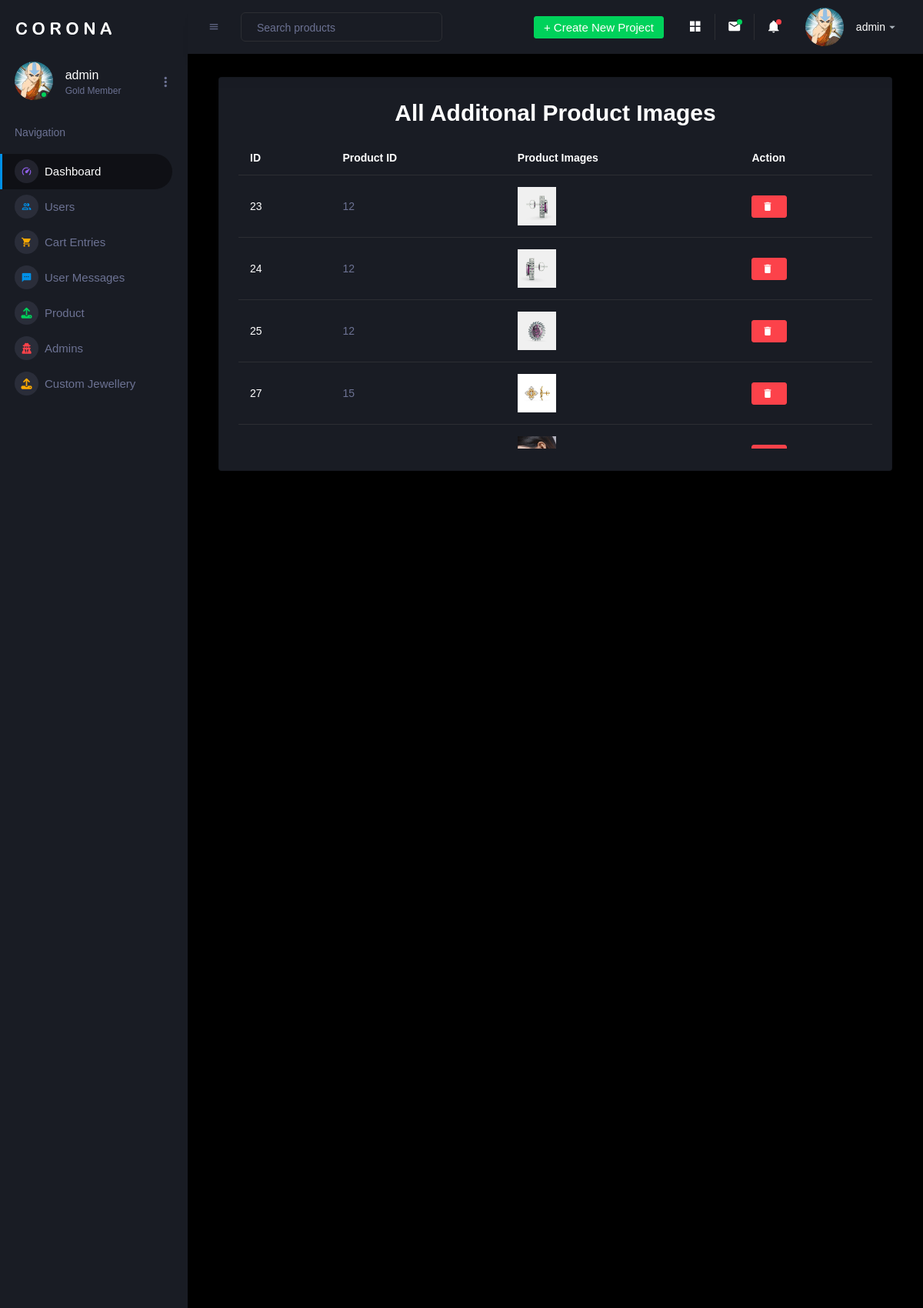
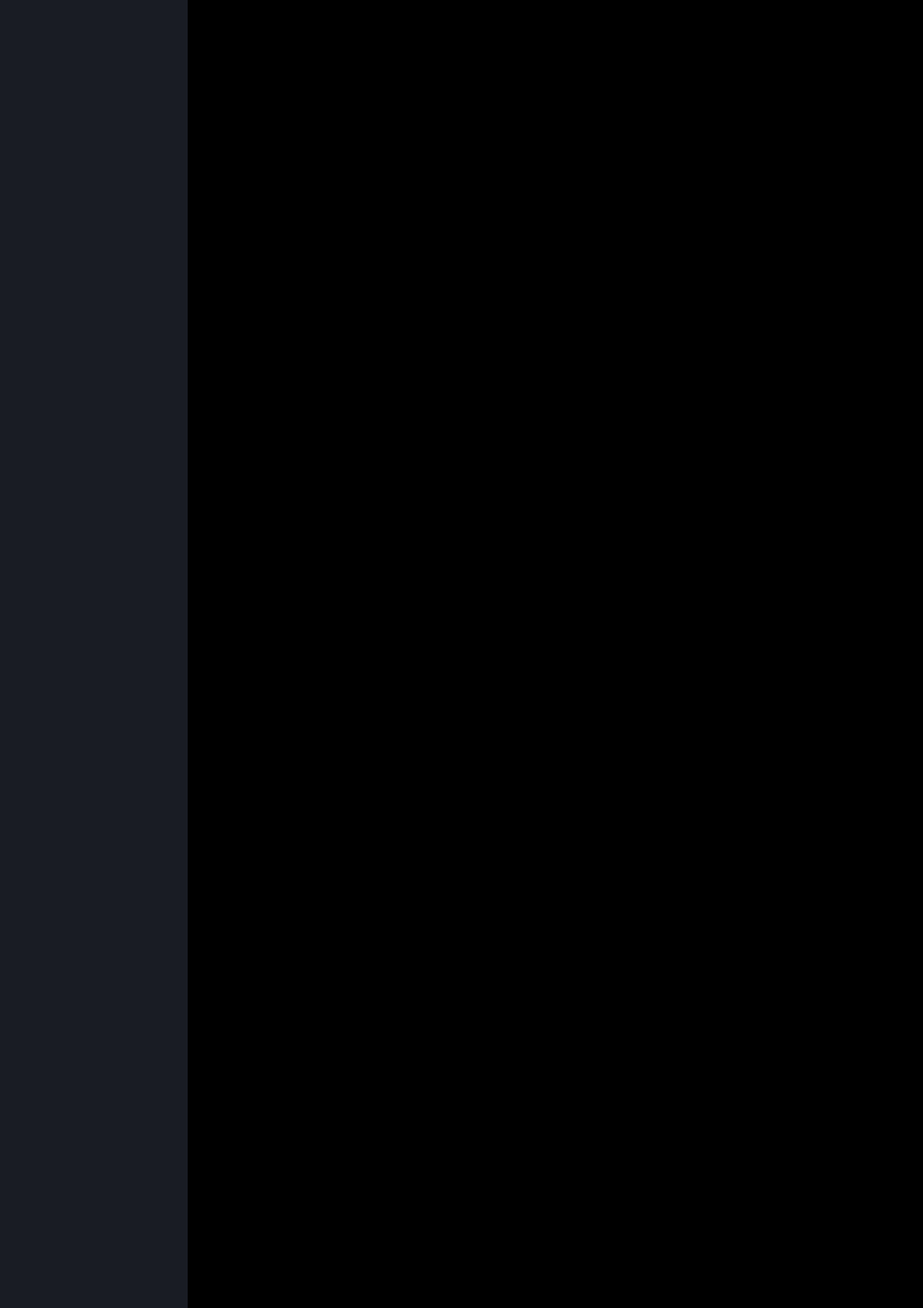
/admin/additional_product_images.php (signed in, upper part), run on the app's committed database (2 pictures, top to bottom).
### tables this page shows
CREATE TABLE `additional_images` (
  `id` int(255) NOT NULL,
  `product_id` int(255) NOT NULL,
  `product_image` varchar(500) NOT NULL
);

### admin/additional_product_images.php (the view, shortened to what this page needs)
   <?php
if(isset($_SESSION['admin_id'])){
  ?>
   <?php include("header.php"); ?>
   <?php include("sideBar.php"); ?>
   <?php include("navbar.php"); ?>
<div class="col-lg-12 grid-margin stretch-card">
  <div class="card">
    <div class="card-body">
      <h3 class="card-title text-center font-weight-bold h2">
        All Additonal Product Images
      </h3>
      <div class="table-responsive" style="max-height: 400px; overflow-y: auto">
        <table class="table table-muted">
          <thead>
            <tr>
              <th class="text-white font-weight-bold">ID</th>
              <th class="text-white font-weight-bold">Product ID</th>
              <th class="text-white font-weight-bold">Product Images</th>
              <th class="text-white font-weight-bold">Action</th>
            </tr>
          </thead>
          <tbody>
    <?php
    include('../includes/connection.php');
    $query='select * from additional_images ';
    $sql=mysqli_query($conn,$query);
    $total=mysqli_num_rows($sql);
    if($total>0){
      while($data=mysqli_fetch_assoc($sql)){
?>
  <tr>
              <td class="text-white"><?php echo $data['id']; ?></td>
              <td><?php echo $data['product_id']; ?></td>
              <td><img src="<?php echo $data['product_image']; ?>" alt="" style=" width:50px; height:50px; border-radius:0px;"></td>
              <td><a href="delete_image.php ?id=<?php echo $data['id']?>" class="btn btn-danger"><i class="mdi mdi-delete"></i></a></td>
            </tr>
            <?php
          }
          } ?>
          </tbody>
        </table>
      </div>
    </div>
  </div>
</div>
   <?php include("footer.php"); ?>
         <?php
}else{
  header('location:login.php');
}
?>

### admin/sideBar.php (shortened to what this page needs)
                  <?php
                  if(isset($_SESSION['admin_id'])){
                    $user_id=$_SESSION['admin_id'];
                    $user_name=$_SESSION['admin_name'];
                    include('../includes/connection.php');
                    $query="SELECT * FROM admin WHERE user_id='$user_id'";
                    $sql=mysqli_query($conn,$query);
                    $data=mysqli_fetch_assoc($sql);
                  }
                  ?>
      <nav class="sidebar sidebar-offcanvas" id="sidebar">
        <div class="sidebar-brand-wrapper d-none d-lg-flex align-items-center justify-content-center fixed-top">
          <a class="sidebar-brand brand-logo" href="https://www.bootstrapdash.com/demo/corona-free/jquery/template/index.html"><img src="./Corona Admin_files/logo.svg" alt="logo"></a>
        </div>
        <ul class="nav">
          <li class="nav-item profile">
            <div class="profile-desc">
              <div class="profile-pic">
                <div class="count-indicator">
                                <div class="rounded-circle"
     style="
         width: 50px;
         height: 50px;
         background-image: url('<?php echo $data['user_image']; ?>');
         background-size: cover;
         background-position: center;
         background-repeat: no-repeat;
         display: inline-block;
     ">
</div>
                  <span class="count bg-success" style="margin-top:12px;"></span>
                </div>
                <div class="profile-name">
                  <h5 class="mb-0 font-weight-normal"><?php echo $user_name?></h5>
                  <span>Gold Member</span>
                </div>
              </div>
              <a href="https://www.bootstrapdash.com/demo/corona-free/jquery/template/index.html#" id="profile-dropdown" data-toggle="dropdown"><i class="mdi mdi-dots-vertical"></i></a>
            </div>
          </li>
          <li class="nav-item nav-category">
            <span class="nav-link">Navigation</span>
          </li>
          <li class="nav-item menu-items active">
            <a class="nav-link" href="index.php">
              <span class="menu-icon">
                <i class="mdi mdi-speedometer"></i>
              </span>
              <span class="menu-title">Dashboard</span>
            </a>
          </li>
          <li class="nav-item menu-items">
            <a class="nav-link" href="user.php">
              <span class="menu-icon">
                <i class="mdi mdi-account-multiple-outline text-primary"></i>
              </span>
              <span class="menu-title">Users</span>
            </a>
          </li>
          <li class="nav-item menu-items">
            <a class="nav-link" href="cart.php">
              <span class="menu-icon">
                <i class="mdi mdi-cart text-warning"></i>
              </span>
              <span class="menu-title">Cart Entries</span>
            </a>
          </li>
          <li class="nav-item menu-items">
            <a class="nav-link" href="messages.php">
              <span class="menu-icon">
                <i class="mdi mdi-message-processing"></i>
              </span>
              <span class="menu-title">User Messages</span>
            </a>
          </li>
<li class="nav-item menu-items">
  <a class="nav-link" data-toggle="collapse" href="#product-menu" aria-expanded="false" aria-controls="product-menu">
    <span class="menu-icon">
      <i class="fa-solid fa-upload"></i>
    </span>
    <span class="menu-title">Product</span>
  </a>
</li>
          <li class="nav-item menu-items">
            <a class="nav-link" href="admin_data.php">
              <span class="menu-icon">
                <i class="icon-md fa-solid fa-user-secret text-danger"></i>
              </span>
              <span class="menu-title">Admins</span>
            </a>
          </li>
<li class="nav-item menu-items">
  <a class="nav-link" data-toggle="collapse" href="#custom-jewellery-menu" aria-expanded="false" aria-controls="custom-jewellery-menu">
    <span class="menu-icon">
      <i class="fa-solid fa-upload"></i>
    </span>
    <span class="menu-title">Custom Jewellery</span>
  </a>
</li>
        </ul>
      </nav>

### admin/navbar.php (shortened to what this page needs)
   <?php
                  if(isset($_SESSION['admin_id'])){
                    $user_id=$_SESSION['admin_id'];
                    $user_name=$_SESSION['admin_name'];
                    include('../includes/connection.php');
                    $query="SELECT * FROM admin WHERE user_id='$user_id'";
                    $sql=mysqli_query($conn,$query);
                    $data=mysqli_fetch_assoc($sql);
                  }
                  ?>
      <div class="container-fluid page-body-wrapper">
        <nav class="navbar p-0 fixed-top d-flex flex-row">
          <div class="navbar-menu-wrapper flex-grow d-flex align-items-stretch">
            <button class="navbar-toggler navbar-toggler align-self-center" type="button" data-toggle="minimize">
              <span class="mdi mdi-menu"></span>
            </button>
            <ul class="navbar-nav w-100">
              <li class="nav-item w-100">
                <form class="nav-link mt-2 mt-md-0 d-none d-lg-flex search">
                  <input type="text" class="form-control" placeholder="Search products">
                </form>
              </li>
            </ul>
            <ul class="navbar-nav navbar-nav-right">
              <li class="nav-item dropdown d-none d-lg-block">
                <a class="nav-link btn btn-success create-new-button" id="createbuttonDropdown" data-toggle="dropdown" aria-expanded="false" href="https://www.bootstrapdash.com/demo/corona-free/jquery/template/index.html#">+ Create New Project</a>
              </li>
              <li class="nav-item nav-settings d-none d-lg-block">
                <a class="nav-link" href="https://www.bootstrapdash.com/demo/corona-free/jquery/template/index.html#">
                  <i class="mdi mdi-view-grid"></i>
                </a>
              </li>
              <li class="nav-item dropdown border-left">
                <a class="nav-link count-indicator dropdown-toggle" id="messageDropdown" href="https://www.bootstrapdash.com/demo/corona-free/jquery/template/index.html#" data-toggle="dropdown" aria-expanded="false">
                  <i class="mdi mdi-email"></i>
                  <span class="count bg-success"></span>
                </a>
              </li>
              <li class="nav-item dropdown border-left">
                <a class="nav-link count-indicator dropdown-toggle" id="notificationDropdown" href="https://www.bootstrapdash.com/demo/corona-free/jquery/template/index.html#" data-toggle="dropdown">
                  <i class="mdi mdi-bell"></i>
                  <span class="count bg-danger"></span>
                </a>
              </li>
              <li class="nav-item dropdown">
                <a class="nav-link" id="profileDropdown" href="https://www.bootstrapdash.com/demo/corona-free/jquery/template/index.html#" data-toggle="dropdown">
                  <div class="navbar-profile">
                   <div class="rounded-circle"
     style="
         width: 50px;
         height: 50px;
         background-image: url('<?php echo $data['user_image']; ?>');
         background-size: cover;
         background-position: center;
         background-repeat: no-repeat;
         display: inline-block;
     ">
</div>
                    <p class="mb-0 d-none d-sm-block navbar-profile-name"><?php echo $user_name?></p>
                    <i class="mdi mdi-menu-down d-none d-sm-block"></i>
                  </div>
                </a>
              </li>
            </ul>
          </div>
        </nav>
        <div class="main-panel">
          <div class="content-wrapper">

### data on the page
additional_images: id "23", product "12", product_image (picture)
additional_images: id "24", product "12", product_image (picture)
additional_images: id "25", product "12", product_image (picture)
additional_images: id "27", product "15", product_image (picture)
additional_images: product_image (picture)

### other printed values
$user_name "admin"
